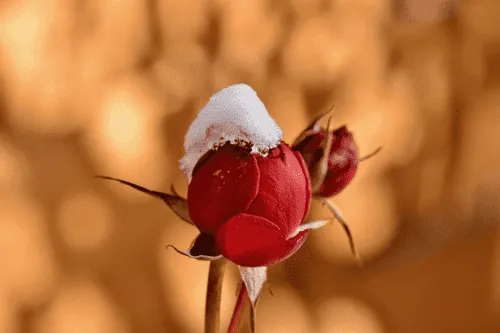
#> input picture Resize, crop, rotate, annotate an image/Crop an image/test.png, 500 x 333 px
$ python crop_an_image.py
#> lines starting #> are read from the running program, lines starting #| are printed output that depends on the picture; after the words box and inside, x2 and y2 are one past the last pixel; in counts of white or black regions, pixels touching at a corner belong together
import cv2
import numpy as np

img = cv2.imread("test.png")
#> img is the input picture: shape (333, 500, 3); mean B, G, R 57.1, 110.8, 184.5
cv2.imshow("image", img)
cv2.waitKey()

cropped_img = img[100:180, 160:300]
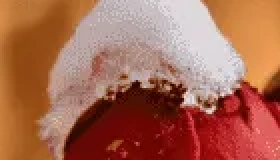
#> cropped_img: shape (80, 140, 3) (shown 2 times larger); mean B, G, R 83.4, 105.6, 168.8
cv2.imshow("cropped image", cropped_img)

cv2.imwrite("Cropped_img.jpg", cropped_img)
cv2.waitKey()

image_copy = img.copy()
imgheight = img.shape[0]
#> imgheight = 333
imgwidth = img.shape[1]
#> imgwidth = 500
M = 110
N = 166
x1 = 0
y1 = 0

for y in range(0, imgheight, M):
    for x in range(0, imgwidth, N):
        if (imgheight - y) < M or (imgwidth - x) < N:
            break

        y1 = y + M
        x1 = x + N

        # check whether the patch width or height exceeds the image width or height
        if x1 >= imgwidth and y1 >= imgheight:
            x1 = imgwidth - 1
            y1 = imgheight - 1
            #Crop into patches of size MxN
            tiles = image_copy[y:y+M, x:x+N]
            #Save each patch into file directory
            cv2.imwrite('saved_patches/'+'tile'+str(x)+'_'+str(y)+'.jpg', tiles)
            cv2.rectangle(img, (x, y), (x1, y1), (0, 255, 0), 1)
        elif y1 >= imgheight: # when patch height exceeds the image height
            y1 = imgheight - 1
            #Crop into patches of size MxN
            tiles = image_copy[y:y+M, x:x+N]
            #Save each patch into file directory
            cv2.imwrite('saved_patches/'+'tile'+str(x)+'_'+str(y)+'.jpg', tiles)
            cv2.rectangle(img, (x, y), (x1, y1), (0, 255, 0), 1)
        elif x1 >= imgwidth: # when patch width exceeds the image width
            x1 = imgwidth - 1
            #Crop into patches of size MxN
            tiles = image_copy[y:y+M, x:x+N]
            #Save each patch into file directory
            cv2.imwrite('saved_patches/'+'tile'+str(x)+'_'+str(y)+'.jpg', tiles)
            cv2.rectangle(img, (x, y), (x1, y1), (0, 255, 0), 1)
        else:
            #Crop into patches of size MxN
            tiles = image_copy[y:y+M, x:x+N]
            #Save each patch into file directory
            cv2.imwrite('saved_patches/'+'tile'+str(x)+'_'+str(y)+'.jpg', tiles)
            cv2.rectangle(img, (x, y), (x1, y1), (0, 255, 0), 1)
#> this loop made 4 passes
#> pass 1, `cv2.imwrite('saved_patches/'+'tile'+str(x)+'_'+str(y)+'.jpg', tiles)`:
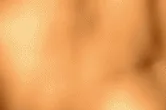
#> saved as tile0_0.jpg: shape (110, 166, 3); mean B, G, R 92.9, 161.5, 231.5
#> pass 1, `cv2.imwrite('saved_patches/'+'tile'+str(x)+'_'+str(y)+'.jpg', tiles)`:
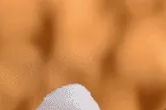
#> saved as tile166_0.jpg: shape (110, 166, 3); mean B, G, R 72.9, 132.4, 201.8
#> pass 1, `cv2.imwrite('saved_patches/'+'tile'+str(x)+'_'+str(y)+'.jpg', tiles)`:
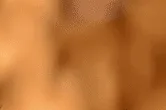
#> saved as tile332_0.jpg: shape (110, 166, 3); mean B, G, R 54.7, 115.8, 188.2
#> pass 2, `cv2.imwrite('saved_patches/'+'tile'+str(x)+'_'+str(y)+'.jpg', tiles)`:
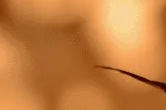
#> saved as tile0_110.jpg: shape (110, 166, 3); mean B, G, R 64, 125.9, 195.1
#> after the loop:
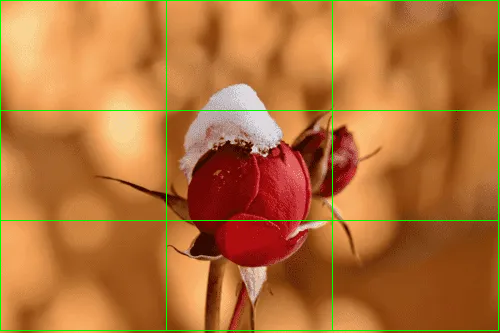
#> img: shape (333, 500, 3); 1.98% of pixels changed, all inside (x1, y1, x2, y2) = (0, 0, 499, 331)
#> after the loop:
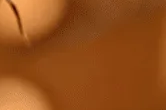
#> tiles: shape (110, 166, 3); mean B, G, R 26.1, 79, 148.4


cv2.imshow("Patched Image",img)
cv2.imwrite("patched.jpg",img)

cv2.waitKey()
cv2.destroyAllWindows()
